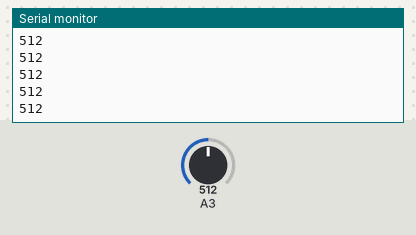
This sketch was run on a simulated Arduino Uno, built with avr-gcc and run on an emulated ATmega328P. On the bench: the last lines printed to the serial monitor. The test bench sets the inputs (shaded band); at power-on: A3 = 512.

Above: at 1.2 s.
1.3 s: A3 set to 610
At 1.59 s:
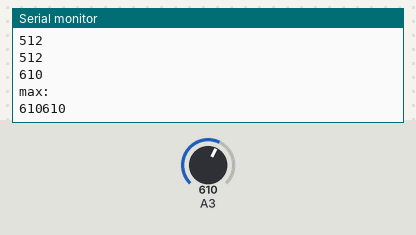
2.8 s: A3 set to 590
At 2.83 s:
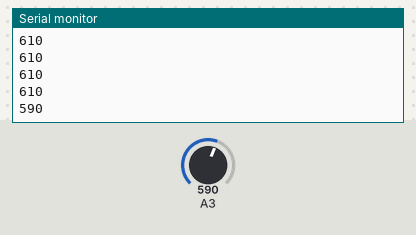
Timing chart, 0 to 5.8 s (numbered marks = the images above; inputs shaded):
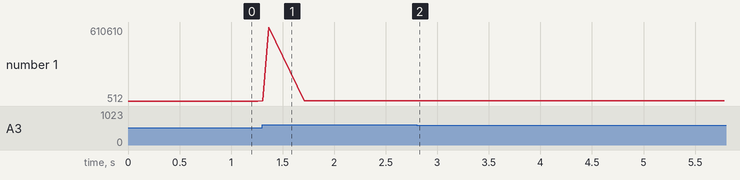

The sketch:

Linetracker.ino
```cpp
int wert = 0;
int imax = 600;
void setup() {
Serial.begin(9600);

pinMode(3, INPUT);
pinMode(A3, INPUT);
pinMode(A4, INPUT);
}

void loop() {
  wert = analogRead(A3);
   Serial.println(wert);
   delay(50);

   if(wert > imax){
     imax = wert;
     Serial.println("max: ");
     Serial.print(imax);
     delay(300);
   }


 /*if(3 == true){
 Serial.println("true");
 }else
 Serial.println("false");
 */


}
```

Measured:
- after the input at 1.3 s, the serial monitor: prints a new line at once (image 1)
- after the input at 2.8 s, the serial monitor: prints a new line at once (image 2)
- plotted number 1: 512 → 610 after the input at 1.3 s, 610 → 590 after the input at 2.8 s
